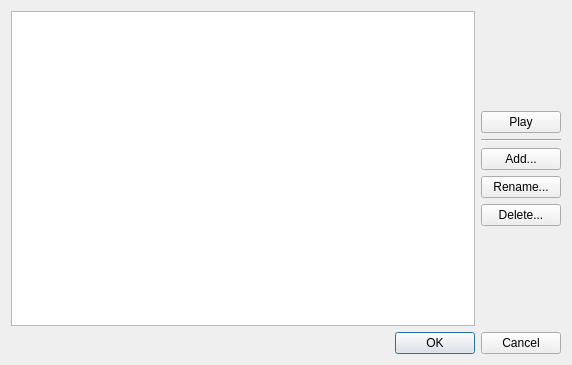
<?xml version="1.0" encoding="UTF-8"?>
<ui version="4.0">
 <class>QnNotificationSoundManagerDialog</class>
 <widget class="QDialog" name="QnNotificationSoundManagerDialog">
  <property name="geometry">
   <rect>
    <x>0</x>
    <y>0</y>
    <width>572</width>
    <height>365</height>
   </rect>
  </property>
  <property name="windowTitle">
   <string>Notification Sounds</string>
  </property>
  <property name="modal">
   <bool>true</bool>
  </property>
  <layout class="QVBoxLayout" name="verticalLayout_2">
   <item>
    <layout class="QHBoxLayout" name="horizontalLayout">
     <item>
      <widget class="QListView" name="listView">
       <property name="alternatingRowColors">
        <bool>true</bool>
       </property>
      </widget>
     </item>
     <item>
      <layout class="QVBoxLayout" name="verticalLayout">
       <item>
        <spacer name="verticalSpacer_2">
         <property name="orientation">
          <enum>Qt::Vertical</enum>
         </property>
         <property name="sizeHint" stdset="0">
          <size>
           <width>20</width>
           <height>40</height>
          </size>
         </property>
        </spacer>
       </item>
       <item>
        <widget class="QPushButton" name="playButton">
         <property name="text">
          <string>Play</string>
         </property>
        </widget>
       </item>
       <item>
        <widget class="Line" name="line">
         <property name="orientation">
          <enum>Qt::Horizontal</enum>
         </property>
        </widget>
       </item>
       <item>
        <widget class="QPushButton" name="addButton">
         <property name="text">
          <string>Add...</string>
         </property>
         <property name="icon">
          <iconset resource="../../../x64/build/client.qrc">
           <normaloff>:/skin/buttons/add.png</normaloff>:/skin/buttons/add.png</iconset>
         </property>
        </widget>
       </item>
       <item>
        <widget class="QPushButton" name="renameButton">
         <property name="text">
          <string>Rename...</string>
         </property>
        </widget>
       </item>
       <item>
        <widget class="QPushButton" name="deleteButton">
         <property name="text">
          <string>Delete...</string>
         </property>
         <property name="icon">
          <iconset resource="../../../x64/build/client.qrc">
           <normaloff>:/skin/buttons/remove.png</normaloff>:/skin/buttons/remove.png</iconset>
         </property>
        </widget>
       </item>
       <item>
        <spacer name="verticalSpacer">
         <property name="orientation">
          <enum>Qt::Vertical</enum>
         </property>
         <property name="sizeHint" stdset="0">
          <size>
           <width>20</width>
           <height>40</height>
          </size>
         </property>
        </spacer>
       </item>
      </layout>
     </item>
    </layout>
   </item>
   <item>
    <widget class="QDialogButtonBox" name="buttonBox">
     <property name="orientation">
      <enum>Qt::Horizontal</enum>
     </property>
     <property name="standardButtons">
      <set>QDialogButtonBox::Cancel|QDialogButtonBox::Ok</set>
     </property>
    </widget>
   </item>
  </layout>
 </widget>
 <tabstops>
  <tabstop>playButton</tabstop>
  <tabstop>addButton</tabstop>
  <tabstop>deleteButton</tabstop>
  <tabstop>buttonBox</tabstop>
 </tabstops>
 <resources>
  <include location="../../../x64/build/client.qrc"/>
 </resources>
 <connections/>
</ui>
